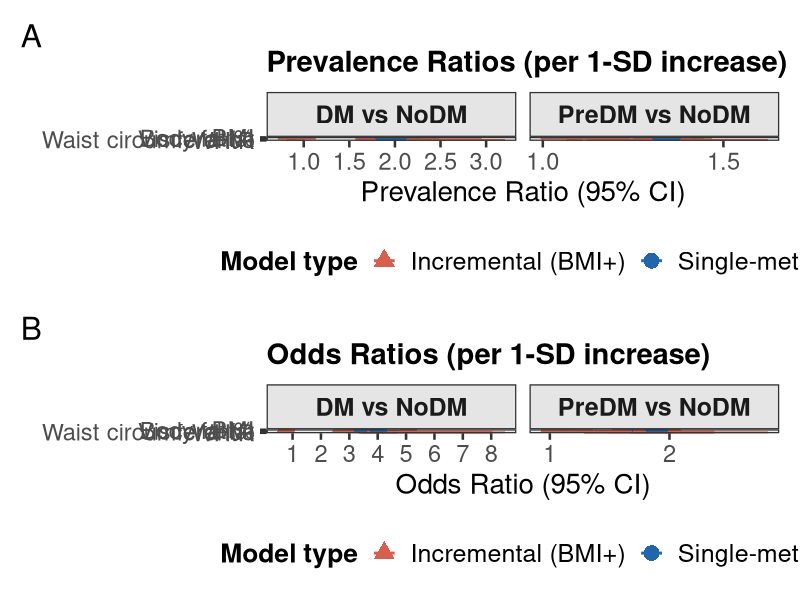
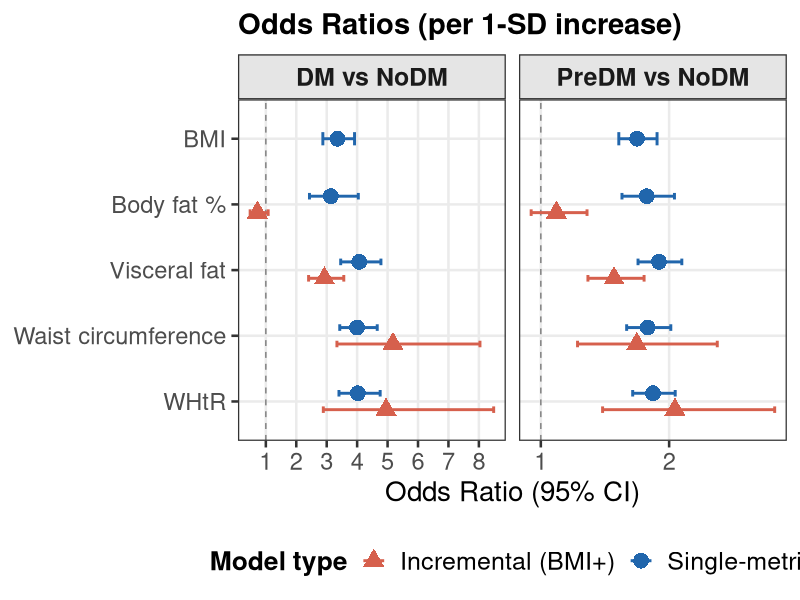
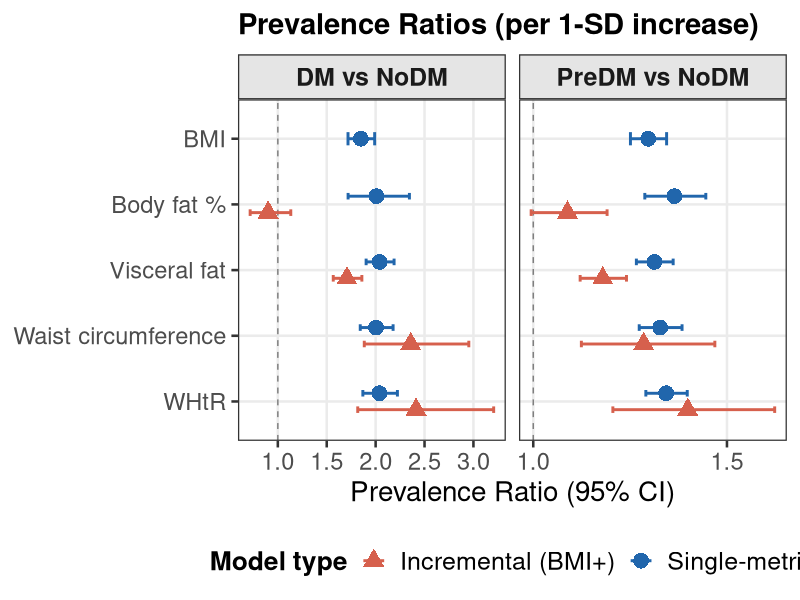

Write R code to recreate these figures, in order. (Note: this script raises an error after producing the figures.)
rm(list = ls()); gc()

library(tidyverse)
library(ggplot2)
library(patchwork)

analysis_output_dir <- "/Users/jialiguo/jialiguo/NHANES Adiposity"

# Load PR and OR results
pr_results <- read_csv("complete cases/analysis/dbwse04_prevalence_ratios.csv")
or_results <- read_csv("complete cases/analysis/dbwse05_odds_ratios.csv")

#------------------------------------------------------------------------------------
# Forest plot for Prevalence Ratios
#------------------------------------------------------------------------------------

# Prepare data for forest plot
pr_plot_data <- pr_results %>%
  mutate(
    predictor_label = case_when(
      predictor == "bmi" ~ "BMI",
      predictor == "fat_percentage" ~ "Body fat %",
      predictor == "visceral_fat" ~ "Visceral fat",
      predictor == "waistcircumference" ~ "Waist circumference",
      predictor == "WHtR" ~ "WHtR",
      TRUE ~ predictor
    ),
    predictor_label = factor(predictor_label, 
                              levels = c("WHtR", "Waist circumference", "Visceral fat", 
                                         "Body fat %", "BMI")),
    model_label = ifelse(model_type == "single", "Single-metric", "Incremental (BMI+)"),
    outcome_label = factor(outcome, levels = c("DM vs NoDM", "PreDM vs NoDM"))
  )

# Create forest plot for PR
p_pr <- ggplot(pr_plot_data, aes(y = predictor_label, x = PR, xmin = CI_low, xmax = CI_high,
                                  color = model_label, shape = model_label)) +
  geom_vline(xintercept = 1, linetype = "dashed", color = "gray50", linewidth = 0.5) +
  geom_errorbarh(height = 0.2, position = position_dodge(width = 0.5), linewidth = 1) +
  geom_point(size = 5, position = position_dodge(width = 0.5)) +
  facet_wrap(~outcome_label, ncol = 2, scales = "free_x") +
  scale_color_manual(values = c("Single-metric" = "#2166AC", "Incremental (BMI+)" = "#D6604D")) +
  scale_shape_manual(values = c("Single-metric" = 16, "Incremental (BMI+)" = 17)) +
  scale_x_continuous(breaks = seq(0, 3, 0.5)) +
  labs(
    title = "Prevalence Ratios (per 1-SD increase)",
    x = "Prevalence Ratio (95% CI)",
    y = NULL,
    color = "Model type",
    shape = "Model type"
  ) +
  theme_bw(base_size = 19) +
  theme(
    legend.position = "bottom",
    plot.title = element_text(face = "bold", size = 21),
    axis.title = element_text(size = 20),
    axis.text = element_text(size = 17),
    legend.title = element_text(face = "bold", size = 19),
    legend.text = element_text(size = 18),
    legend.key.size = grid::unit(1.3, "lines"),
    strip.background = element_rect(fill = "gray90"),
    strip.text = element_text(face = "bold", size = 18),
    panel.grid.minor = element_blank()
  )

#------------------------------------------------------------------------------------
# Forest plot for Odds Ratios
#------------------------------------------------------------------------------------

or_plot_data <- or_results %>%
  mutate(
    predictor_label = case_when(
      predictor == "bmi" ~ "BMI",
      predictor == "fat_percentage" ~ "Body fat %",
      predictor == "visceral_fat" ~ "Visceral fat",
      predictor == "waistcircumference" ~ "Waist circumference",
      predictor == "WHtR" ~ "WHtR",
      TRUE ~ predictor
    ),
    predictor_label = factor(predictor_label, 
                              levels = c("WHtR", "Waist circumference", "Visceral fat", 
                                         "Body fat %", "BMI")),
    model_label = ifelse(model_type == "single", "Single-metric", "Incremental (BMI+)"),
    outcome_label = factor(outcome, levels = c("DM vs NoDM", "PreDM vs NoDM"))
  )

p_or <- ggplot(or_plot_data, aes(y = predictor_label, x = OR, xmin = CI_low, xmax = CI_high,
                                  color = model_label, shape = model_label)) +
  geom_vline(xintercept = 1, linetype = "dashed", color = "gray50", linewidth = 0.5) +
  geom_errorbarh(height = 0.2, position = position_dodge(width = 0.5), linewidth = 1) +
  geom_point(size = 5, position = position_dodge(width = 0.5)) +
  facet_wrap(~outcome_label, ncol = 2, scales = "free_x") +
  scale_color_manual(values = c("Single-metric" = "#2166AC", "Incremental (BMI+)" = "#D6604D")) +
  scale_shape_manual(values = c("Single-metric" = 16, "Incremental (BMI+)" = 17)) +
  scale_x_continuous(breaks = seq(0, 8, 1)) +
  labs(
    title = "Odds Ratios (per 1-SD increase)",
    x = "Odds Ratio (95% CI)",
    y = NULL,
    color = "Model type",
    shape = "Model type"
  ) +
  theme_bw(base_size = 19) +
  theme(
    legend.position = "bottom",
    plot.title = element_text(face = "bold", size = 21),
    axis.title = element_text(size = 20),
    axis.text = element_text(size = 17),
    legend.title = element_text(face = "bold", size = 19),
    legend.text = element_text(size = 18),
    legend.key.size = grid::unit(1.3, "lines"),
    strip.background = element_rect(fill = "gray90"),
    strip.text = element_text(face = "bold", size = 18),
    panel.grid.minor = element_blank()
  )

#------------------------------------------------------------------------------------
# Combined plot
#------------------------------------------------------------------------------------

p_combined <- p_pr / p_or + 
  plot_annotation(tag_levels = 'A', 
                  theme = theme(plot.tag = element_text(face = "bold", size = 27)))

# Save figures
# ggsave(paste0(path_nhanes_dmbf_folder, "/figures/complete cases/forest_plot_PR.png"),
#        plot = p_pr, width = 10, height = 6, units = "in", dpi = 300)
# 
# ggsave(paste0(path_nhanes_dmbf_folder, "/figures/complete cases/forest_plot_OR.png"),
#        plot = p_or, width = 10, height = 6, units = "in", dpi = 300)
# 
# ggsave(paste0(path_nhanes_dmbf_folder, "/figures/complete cases/forest_plot_PR_OR_combined.png"),
#        plot = p_combined, width = 10, height = 11, units = "in", dpi = 300)

ggsave(
  file.path(analysis_output_dir, "figures", "forest_plot_PR_OR_combined.png"),
  plot = p_combined,
  width = 13,
  height = 13,
  units = "in",
  dpi = 300
)
